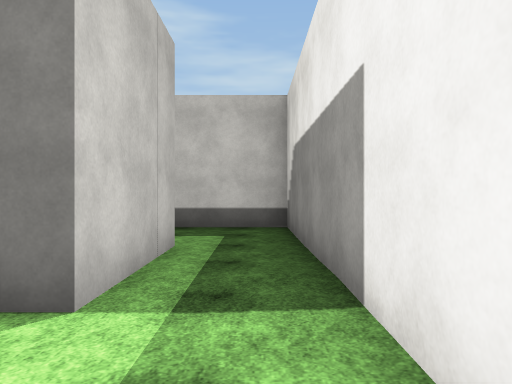
View 1 (above)

14 first-person views from a walk through a scene from a Unity 3-D project. The camera is 1.5 m above the floor, looks level and sees 70° across. Doors are open. The floor is counted in squares, 2 m on a side. Each view is taken from the middle of a square. On the plan, view 1 faces up. The plan holds only what a view shows up to about 11 squares ahead; the rest is blank. The place goes on beyond the plan. The player character is not drawn. Surface patterns are stand-ins for the level's own textures.

View 2
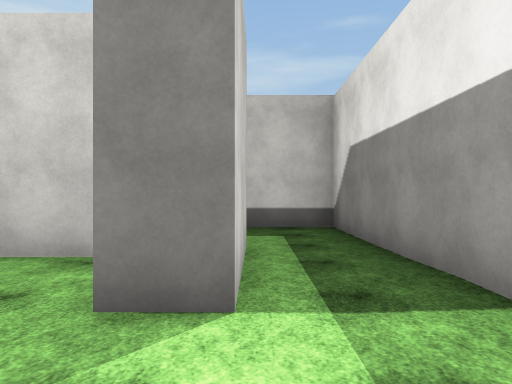

View 3
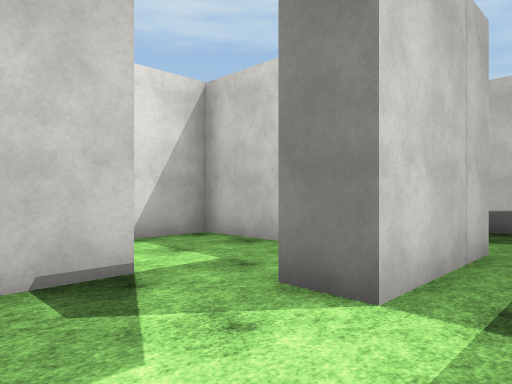

View 4
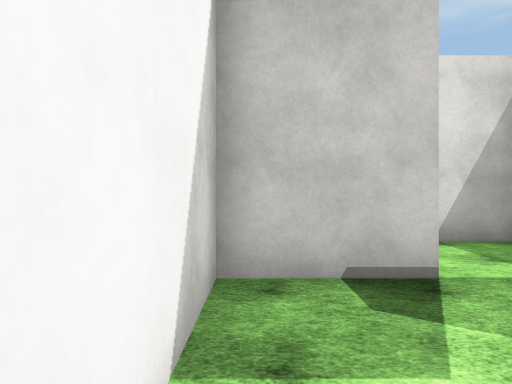

View 5
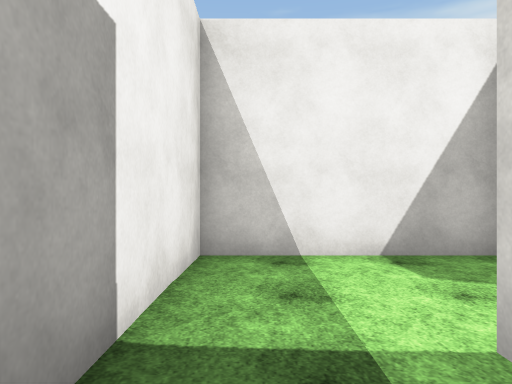

View 6
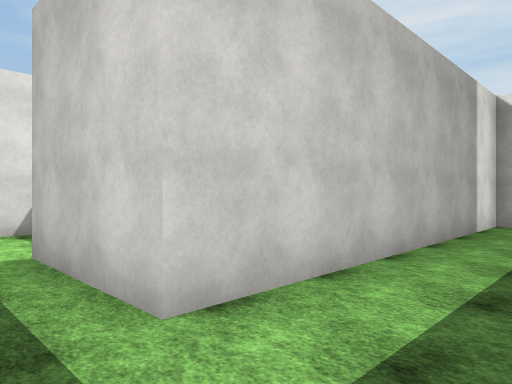

View 7
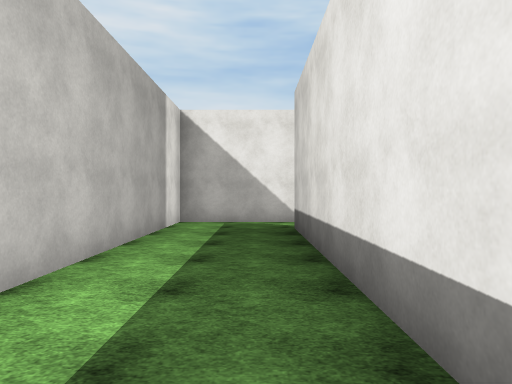

View 8
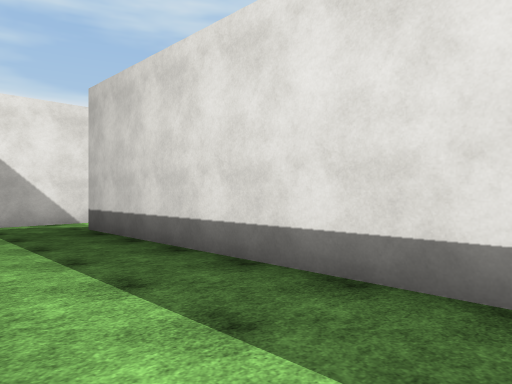

View 9
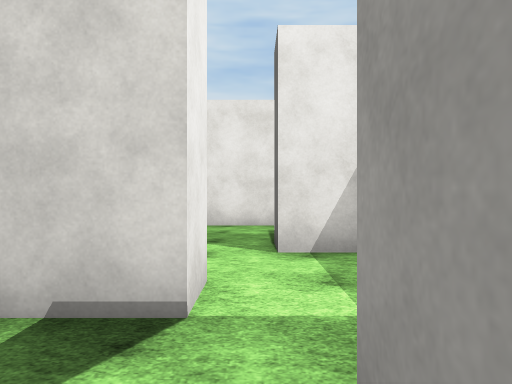

View 10
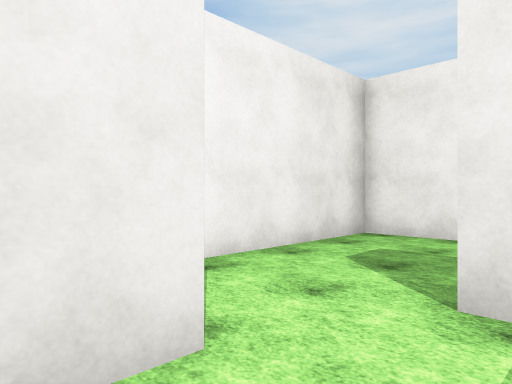

View 11
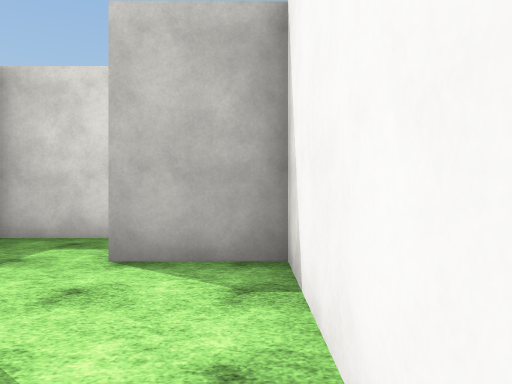

View 12
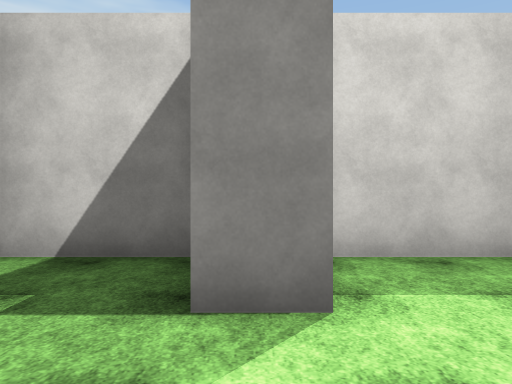

View 13
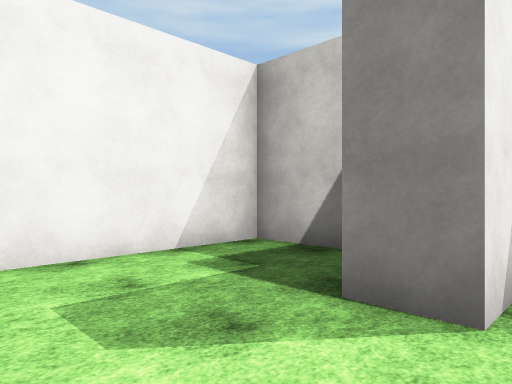

View 14
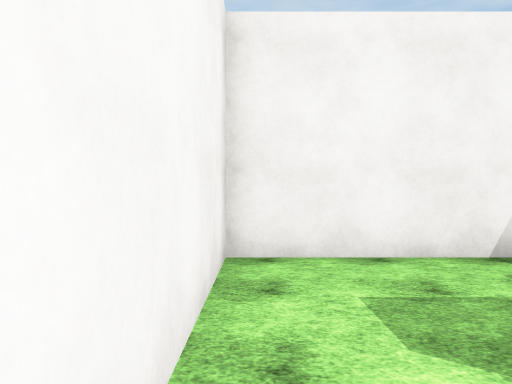

### Floor plan
Points are (right, up) in squares from view 1. A wall is a line through its corners. A room is listed if a view was taken in it or the views show most of it. See-through windows are left out.
Room 1 (views 1, 2, 3, 4, 5, 8, 9)
walls: (-3.2, 1.6) (-3.2, -0.3) (0.7, -0.3) (0.7, 5.6); (-1.1, 5.1) (-1.1, 2.3) (-2, 2.3)
ways out: opening at (0, 6) to room 2; opening at (-3, 2) to room 3
Room 2 (views 6, 7)
walls: (0.7, 5.6) (0.7, 7.8) (-7.5, 7.8); (-9.2, 7.5) (-9.2, 5.1) (-1.1, 5.1)
ways out: opening at (0, 6) to room 1; opening at (-8, 8)
Room 3 (views 10, 11, 12, 13, 14)
walls: (-6.8, 4.2) (-9.2, 4.2) (-9.2, -0.3) (-4.1, -0.3) (-4.1, 1.6) (-3.2, 1.6); (-2.9, 4.2) (-5.5, 4.2) (-5.5, 2.3) (-6.5, 2.3); (-2, 2.3) (-2, 4.2)
ways out: opening at (-3, 2) to room 1

Positions as (right, up) in squares from view 1, and headings:
1: (0, 0), facing up
2: (-1, 0), facing up
3: (0, 0), facing up-left
4: (0, 0), facing left
5: (0, 4), facing down
6: (0, 7), facing down-left
7: (0, 7), facing left
8: (0, 5), facing up-left
9: (-1, 2), facing left
10: (-3, 3), facing down-left
11: (-8, 0), facing right
12: (-6, 0), facing up
13: (-5, 0), facing up-left
14: (-5, 0), facing left
